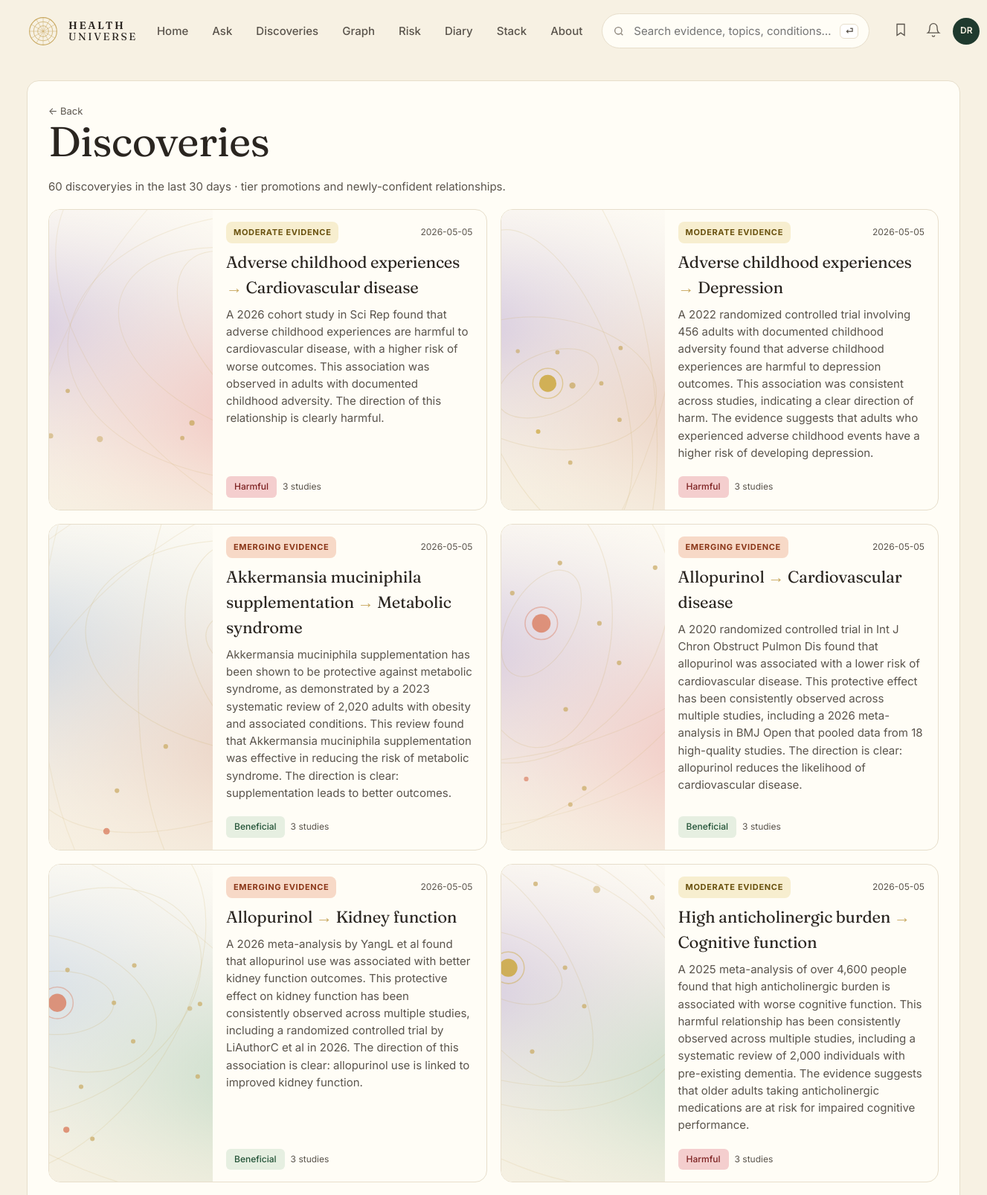
Page /discoveries (upper part) on the committed database.
### tables this page shows
CREATE TABLE edge (
    id              INTEGER PRIMARY KEY,
    factor_id       INTEGER NOT NULL REFERENCES entity(id),
    outcome_id      INTEGER NOT NULL REFERENCES entity(id),
    direction       TEXT NOT NULL CHECK (direction IN (
                      'protective','harmful','neutral','u_shaped','mixed')),
    tier            TEXT NOT NULL CHECK (tier IN ('A','B','C','D','X','deprecated')),
    effect_size     TEXT,         -- qualitative: trivial/small/moderate/large
    effect_quant    TEXT,         -- e.g. "RR 0.82 (0.74-0.91)"
    population      TEXT,         -- e.g. "adults>50; ApoE4 carriers"
    mechanism       TEXT,         -- 1-paragraph plain English
    summary         TEXT,         -- card body copy
    caveats         TEXT,
    seed_source     TEXT NOT NULL CHECK (seed_source IN ('claude_seed','gemma_daily','manual')),
    created_at      TEXT NOT NULL DEFAULT (datetime('now')),
    updated_at      TEXT NOT NULL DEFAULT (datetime('now')),
    last_reviewed   TEXT NOT NULL DEFAULT (datetime('now')), embedding BLOB, embedded_at TEXT,
    UNIQUE(factor_id, outcome_id, population)
);

### web/app.py (the view)
@app.get("/discoveries", response_class=HTMLResponse)
def discoveries(request: Request, days: int = 30, page: int = 1):
    with connect() as conn:
        all_rows = _new_discoveries(conn, days=days, limit=200)
    pg = _paginate(len(all_rows), page)
    rows = all_rows[pg["offset"]: pg["offset"] + PAGE_SIZE]
    return render(request, "discoveries.html", {
        "title": "Discoveries", "rows": rows, "days": days,
        "pg": pg, "base_path": "/discoveries",
    })

### web/templates/discoveries.html (shortened to what this page needs)
{% extends "base.html" %}
{% block content %}
<section class="list-page">
  <a class="back" href="/">← Back</a>
  <h1>Discoveries</h1>
  <p class="muted">{{ rows|length }} discovery{{ rows|length != 1 and "ies" or "" }} in the last {{ days }} days · tier promotions and newly-confident relationships.</p>
  <div class="discovery-grid">
    {% for r in rows %}
    <a class="disc-card tier-bg-{{ r.tier }}" href="/edge/{{ r.id }}">
      <div class="disc-art">{{ edge_svg(factor_slug=r.f_slug, outcome_slug=r.o_slug, tier=r.tier, factor_kind=r.f_kind, outcome_kind=r.o_kind) | safe }}</div>
      <div class="disc-body">
        <div class="row-between">
          <span class="pill tier-{{ r.tier }}">{{ TIER_LABEL[r.tier] | upper }}</span>
          <span class="muted small">{{ (r.promoted_at or r.updated_at)[:10] }}</span>
        </div>
        <h2>{{ r.f_name }} <span class="arrow">→</span> {{ r.o_name }}</h2>
        <p>{{ r.summary }}</p>
        <div class="feat-meta">
          <span class="badge dir-{{ r.direction }}">{{ DIRECTION_LABEL[r.direction] }}</span>
          <span class="muted small">{{ r.n_studies }} studies</span>
        </div>
      </div>
    </a>
    {% else %}
    <div class="empty">No new discoveries yet — they'll appear here when the daily Gemma loop promotes an edge into tier A or B, or creates a new high-confidence one.</div>
    {% endfor %}
  </div>
</section>
{% endblock %}

### web/static/style.css (style rules this page uses)
:root { --bg: #f7f1e3; --bg-soft: #faf6ea; --surface: #fffdf6; --ink: #2a2520; --ink-soft: #5a544c; --muted: #8a8278; --line: #e7decb; --primary: #1f3a2e; --primary-ink: #f7f1e3; --gold: #c9a961; --gold-soft: #e8d8a6; --tier-A: #3b8e5a; --tier-A-bg: #e6efe1; --tier-B: #c8a02a; --tier-B-bg: #f7eecf; --tier-C: #d97757; --tier-C-bg: #f7d9c7; --tier-D: #c44545; --tier-D-bg: #f4cece; --tier-X: #7a6a8c; --tier-X-bg: #ebe2f2; --dir-protective: var(--tier-A); --dir-protective-bg: var(--tier-A-bg); --dir-harmful: var(--tier-D); --dir-harmful-bg: var(--tier-D-bg); --dir-neutral: #8a8278; --dir-neutral-bg: #ece6d8; --dir-mixed: var(--tier-B); --dir-mixed-bg: var(--tier-B-bg); --dir-u_shaped: var(--tier-C); --dir-u_shaped-bg:var(--tier-C-bg); --radius: 16px; --radius-sm: 10px; --shadow-1: 0 1px 2px rgba(40,32,20,.05), 0 8px 24px rgba(40,32,20,.05); }
* { box-sizing: border-box; }
html, body { margin: 0; padding: 0; }
body { background: var(--bg); color: var(--ink); font-family: 'Inter', system-ui, -apple-system, sans-serif; font-size: 15px; line-height: 1.55; -webkit-font-smoothing: antialiased; }
h1, h2, h3, .serif { font-family: 'Fraunces', Georgia, serif; font-weight: 400; letter-spacing: -0.01em; }
h1 { font-size: 56px; line-height: 1.05; margin: 0 0 20px; }
h2 { font-size: 28px; margin: 0; }
p { margin: 0 0 12px; color: var(--ink-soft); }
a { color: inherit; text-decoration: none; }
.muted { color: var(--ink-soft); }
.small { font-size: 12px; }
.row-between { display: flex; justify-content: space-between; align-items: center; }
.pill { display: inline-block; font-size: 11px; font-weight: 700; letter-spacing: 0.06em; padding: 6px 10px; border-radius: 8px; background: var(--gold-soft); color: var(--ink); }
.pill.tier-B { background: var(--tier-B-bg); color: #6a520f; }
.pill.tier-C { background: var(--tier-C-bg); color: #8b3719; }
.badge { display: inline-flex; align-items: center; gap: 4px; font-size: 12px; font-weight: 500; padding: 4px 10px; border-radius: 6px; border: 1px solid transparent; }
.badge.dir-protective { background: var(--dir-protective-bg); color: #235337; }
.badge.dir-harmful { background: var(--dir-harmful-bg); color: #7d2222; }
.feat-meta { display: flex; gap: 8px; align-items: center; flex-wrap: wrap; margin-top: auto; }
.edge-page, .list-page { background: var(--surface); border: 1px solid var(--line); border-radius: var(--radius); padding: 28px; }
.back { color: var(--ink-soft); font-size: 13px; }
.discovery-grid { display: grid; grid-template-columns: repeat(2, 1fr); gap: 18px; margin-top: 18px; }
.disc-card { display: grid; grid-template-columns: 220px 1fr; gap: 0; background: var(--surface); border: 1px solid var(--line); border-radius: var(--radius); overflow: hidden; color: inherit; transition: transform .15s ease; }
.disc-art { background: var(--bg-soft); }
.disc-art > svg { display: block; width: 100%; height: 100%; min-height: 180px; }
.disc-body { padding: 16px 18px; display: flex; flex-direction: column; gap: 8px; }
.disc-body h2, .disc-body h3 { font-size: 22px; }
.disc-body .arrow { color: var(--gold); }

### rows in the picture
edge: tier "MODERATE EVIDENCE", updated_at "2026-05-05", f_name "Adverse childhood experiences", o_name "Cardiovascular disease", summary "A 2026 cohort study in Sci Rep found that adverse childhood experiences are harmful to cardiovascular disease, with a higher risk of worse outcomes. This association was observed in adults with documented childhood adversity. The direction of this relationship is clearly harmful.", direction "Harmful", n_studies "3"
edge: tier "MODERATE EVIDENCE", updated_at "2026-05-05", f_name "Adverse childhood experiences", o_name "Depression", summary "A 2022 randomized controlled trial involving 456 adults with documented childhood adversity found that adverse childhood experiences are harmful to depression outcomes. This association was consistent across studies, indicating a clear direction of harm. The evidence suggests that adults who experienced adverse childhood events have a higher risk of developing depression.", direction "Harmful", n_studies "3"
edge: tier "EMERGING EVIDENCE", updated_at "2026-05-05", f_name "Akkermansia muciniphila supplementation", o_name "Metabolic syndrome", summary "Akkermansia muciniphila supplementation has been shown to be protective against metabolic syndrome, as demonstrated by a 2023 systematic review of 2,020 adults with obesity and associated conditions. This review found that Akkermansia muciniphila supplementation was effective in reducing the risk of metabolic syndrome. The direction is clear: supplementation leads to better outcomes.", direction "Beneficial", n_studies "3"
edge: tier "EMERGING EVIDENCE", updated_at "2026-05-05", f_name "Allopurinol", o_name "Cardiovascular disease", summary "A 2020 randomized controlled trial in Int J Chron Obstruct Pulmon Dis found that allopurinol was associated with a lower risk of cardiovascular disease. This protective effect has been consistently observed across multiple studies, including a 2026 meta-analysis in BMJ Open that pooled data from 18 high-quality studies. The direction is clear: allopurinol reduces the likelihood of cardiovascular disease.", direction "Beneficial", n_studies "3"
edge: tier "EMERGING EVIDENCE", updated_at "2026-05-05", f_name "Allopurinol", o_name "Kidney function", summary "A 2026 meta-analysis by YangL et al found that allopurinol use was associated with better kidney function outcomes. This protective effect on kidney function has been consistently observed across multiple studies, including a randomized controlled trial by LiAuthorC et al in 2026. The direction of this association is clear: allopurinol use is linked to improved kidney function.", direction "Beneficial", n_studies "3"
edge: tier "MODERATE EVIDENCE", updated_at "2026-05-05", f_name "High anticholinergic burden", o_name "Cognitive function", summary "A 2025 meta-analysis of over 4,600 people found that high anticholinergic burden is associated with worse cognitive function. This harmful relationship has been consistently observed across multiple studies, including a systematic review of 2,000 individuals with pre-existing dementia. The evidence suggests that older adults taking anticholinergic medications are at risk for impaired cognitive performance.", direction "Harmful", n_studies "3"

### other values in the picture
{{ rows|length }} "60"
{{ rows|length != 1 and "ies" or "" }} "ies"
{{ days }} "30"
